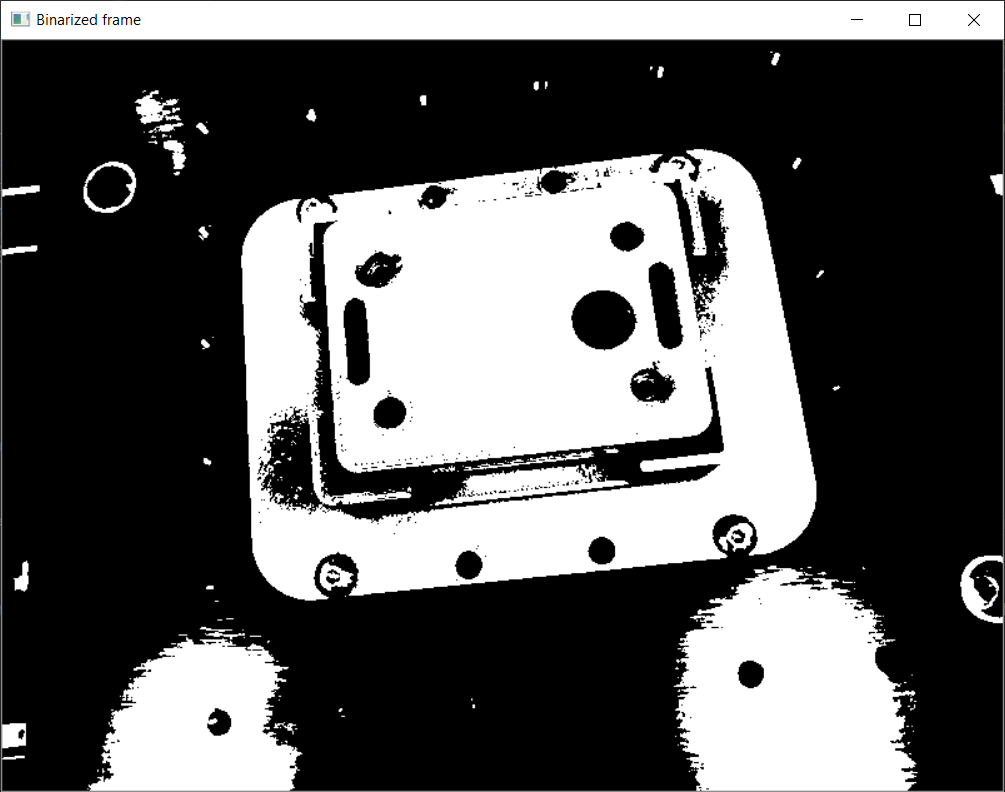
#> input picture 1_bin.png, 1005 x 792 px, given in place of video4_cut.mp4, which was not available
$ python main.py
#> lines starting #> are read from the running program, lines starting #| are printed output that depends on the picture; after the words box and inside, x2 and y2 are one past the last pixel; in counts of white or black regions, pixels touching at a corner belong together; pictures that were not available may be replaced by others from this repository, and a replacement may not be noted
### kuka_cam_simulation.py
import cv2

# This python file simulates the behaviour of the Kuka cam, "get_camera_frame" function returns a single frame of the
# input video (recorded at ICE lab)
def get_camera_frame():
    # Load camera/video information
    video_camera_source = "video4_cut.mp4"  # prerecorded video from Kuka cam or "https://192.168.1.58:8080/video"
    #video_camera_source = "video2.avi"  # prerecorded video from Kuka cam or "https://192.168.1.58:8080/video"

    #video_camera_source = "https://192.168.1.37:8080/video"

    cap = cv2.VideoCapture(video_camera_source)  # my ip camera on Android

    retval, raw_frame = cap.read()  # read the current frame
#> raw_frame is the input picture: shape (792, 1005, 3); mean B, G, R 92.1, 92.1, 92.1

    return raw_frame

### frame_transforms.py

from camera_calibration_data import *
import cv2

# Undistort the frame
def undistort_frame(raw_frame, show_undistorted_frame):
#> called with show_undistorted_frame = False
    und_raw_frame = cv2.undistort(raw_frame, cam, distCoeff)
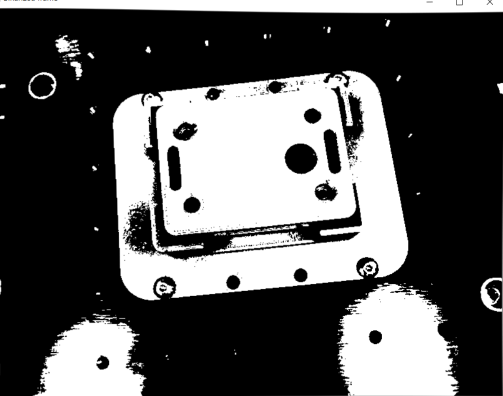
#> und_raw_frame: shape (792, 1005, 3) (shown at 1/2 size); mean B, G, R 89.2, 89.2, 89.2

    if show_undistorted_frame:
        side_by_side_frames = np.concatenate((raw_frame, und_raw_frame), axis=1)
        side_by_side_frames = cv2.resize(side_by_side_frames, None, fx=0.4, fy=0.4, interpolation=cv2.INTER_CUBIC)
        cv2.imshow("distorted vs undistorted raw_frame", side_by_side_frames)
        cv2.waitKey(0)
    return und_raw_frame

# Resize the frame
def resize_frame(raw_frame, resize_percentage):
#> called with resize_percentage = 0.5
    resized_frame = cv2.resize(raw_frame, None, fx=resize_percentage, fy=resize_percentage, interpolation=cv2.INTER_CUBIC)
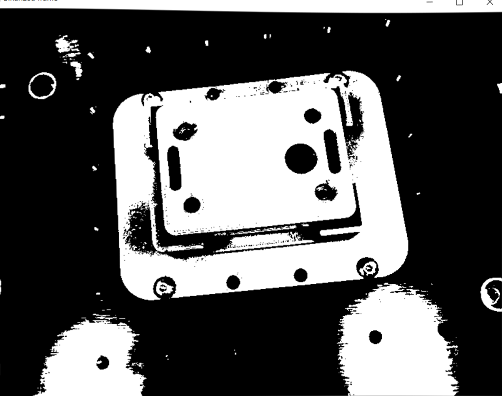
#> resized_frame: shape (396, 502, 3); mean B, G, R 89.2, 89.2, 89.2
    return resized_frame

### detect_holes.py
import cv2
import numpy as np
import random
from scipy.spatial.distance import cdist

# Initialize parameters of the SimpleBlobDetector
params = cv2.SimpleBlobDetector_Params()

# Filter by Area
params.filterByArea = True
params.minArea = 20  # 20000
params.maxArea = 3000  # 40000

# Filter by Circularity
params.filterByCircularity = False
params.minCircularity = 0.3

# Filter by Convexity
params.filterByConvexity = False
params.minConvexity = 0.01

# Filter by Inertia
params.filterByInertia = True
params.minInertiaRatio = 0.6

# Distance Between Blobs
params.minDistBetweenBlobs = 5

# Create a detector with the parameters
detector = cv2.SimpleBlobDetector_create(params)

def detect_holes(frame):
    overlay = frame.copy()

    keypoints = detector.detect(frame)
    num_detected_holes = len(keypoints)

    for k in keypoints:
        cv2.circle(overlay, (int(k.pt[0]), int(k.pt[1])), int(k.size / 2), (0, 0, 255), -1)
        cv2.line(overlay, (int(k.pt[0]) - 20, int(k.pt[1])), (int(k.pt[0]) + 20, int(k.pt[1])), (0, 0, 0), 3)
        cv2.line(overlay, (int(k.pt[0]), int(k.pt[1]) - 20), (int(k.pt[0]), int(k.pt[1]) + 20), (0, 0, 0), 3)

    opacity = 0.5
    cv2.addWeighted(overlay, opacity, frame, 1 - opacity, 0, frame)

    holes_coords = [[k.pt[0], k.pt[1]] for k in keypoints]  #list of lists containing x and y coordinates of each hole's center
    holes_radius = [[k.size / 2] for k in keypoints]

    return frame, holes_coords, holes_radius, num_detected_holes


# [128 lines left out: functions unique, filter_holes_detection, not called in this run]


# Function to retrieve the rectangular area of interest
# source: https://docs.opencv.org/3.4/da/d0c/tutorial_bounding_rects_circles.html
def find_area_of_interest(raw_frame, min_area_threshold, show_binarized_frame, show_contours, show_area_of_interest, print_areas=False):

    # 1) Binarize the image: threshold values TO BE TUNED according to the scene
#> called with min_area_threshold = 40000, show_binarized_frame = True, show_contours = True, show_area_of_interest = True, print_areas = True
    frame_bw = cv2.cvtColor(raw_frame, cv2.COLOR_BGR2GRAY)
    # ret, thresh1 = cv2.threshold(frame_bw, 160, 255, cv2.THRESH_BINARY)  #values for the ip android cam
    ret, thresh1 = cv2.threshold(frame_bw, 200, 255, cv2.THRESH_BINARY)  # values tuned for video4.avi
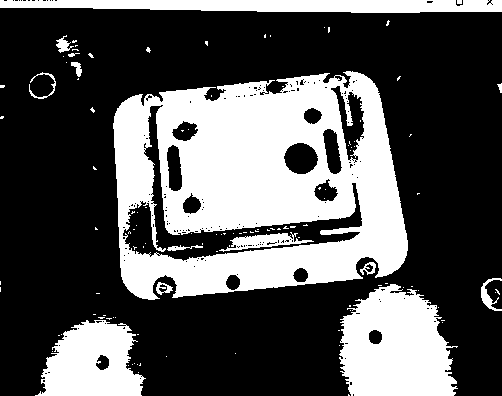
#> thresh1: shape (396, 502); 33.7% white; 116 white regions (101 under 20 px)
    # show the binarized image for tuning the above min and max thresholds
    if show_binarized_frame:
        cv2.imshow("Binarized frame", thresh1)
        cv2.waitKey(0)


    # 2) Extract contours of rectangles and draw them
    raw_frame_copy = raw_frame.copy()  #make a copy
    rect_corners, hierarchy2 = cv2.findContours(thresh1, cv2.RETR_EXTERNAL, cv2.CHAIN_APPROX_SIMPLE)
#> rect_corners = 73 contours, 63 with area under 20; largest, box (x1, y1, x2, y2) and area: (113, 71, 408, 300) 54801, (339, 284, 458, 396) 9805, (35, 320, 146, 396) 5716, (0, 0, 502, 13) 4798, (481, 278, 502, 311) 182
    cv2.drawContours(raw_frame_copy, rect_corners, -1, (0, 255, 0), 2, cv2.LINE_AA)
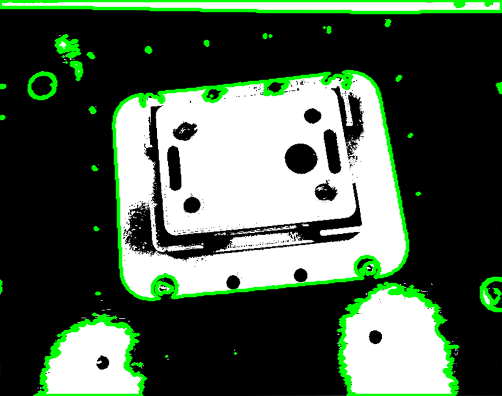
#> raw_frame_copy: shape (396, 502, 3); 9.01% of pixels changed, all inside (x1, y1, x2, y2) = (0, 0, 502, 396)
    if show_contours:
        cv2.imshow('SIMPLE Approximation contours', raw_frame_copy)


    # 3) Approximate contours to rectangles, compute the area and threshold it in order to find the area of interest
    #If all contours are needed (if not, only rectangles are considered)
    #contours, _ = cv2.findContours(thresh1, cv2.RETR_TREE, cv2.CHAIN_APPROX_SIMPLE)
    contours = rect_corners  #in my case it's sufficient to use rectangles
#> contours has the same summary as rect_corners
    contours_poly = [None]*len(contours)
#> contours_poly = 73 items
    boundRect = [None]*len(contours)
#> boundRect = 73 items
    centers = [None]*len(contours)
#> centers = 73 items
    radius = [None]*len(contours)
#> radius = 73 items
    for i, c in enumerate(contours):
        contours_poly[i] = cv2.approxPolyDP(c, 2, True)
        boundRect[i] = cv2.boundingRect(contours_poly[i])
        centers[i], radius[i] = cv2.minEnclosingCircle(contours_poly[i])
#> this loop made 73 passes
#> c on passes 1 to 8: [[348, 394], [348, 395], [349, 395]], [[138, 372]], [[128, 365]], [[137, 364]], [[132, 364]], [[140, 363], [140, 364], [139, 365], [140, 365]], [[134, 363]], [[166, 356]]
#> after the loop, boundRect = 73 items, first 6: (348, 394, 1, 1), (138, 372, 1, 1), (128, 365, 1, 1), (137, 364, 1, 1), (132, 364, 1, 1), (139, 363, 2, 3); centers = 73 pairs, first value 0 to 500, second value 1.5 to 394; contours_poly = 73 contours, 63 with area under 20; largest, box (x1, y1, x2, y2) and area: (113, 72, 408, 299) 54908, (339, 284, 458, 396) 9832, (35, 320, 146, 396) 5818, (0, 0, 502, 13) 5012, (481, 279, 502, 311) 178; radius = 73 values, max 250.6 at index 72, min 0.0001 at index 0, mean 9.2

    # Draw polygonal contour + bonding rects + circles
    outer_rectangle = []
    if print_areas:
        print("Areas of the detected rectangles >"+ str(min_area_threshold/100) +" (threshold="+ str(min_area_threshold) +"):")

    for i in range(len(contours)):
        area = cv2.contourArea(contours_poly[i])
        if print_areas and area > min_area_threshold/100:
            print(area)
        if area > min_area_threshold:  #to filter by area
            color = (random.randint(0, 256), random.randint(0, 256), random.randint(0, 256))
            cv2.drawContours(raw_frame, contours_poly, i, color)
            cv2.rectangle(raw_frame, (int(boundRect[i][0]), int(boundRect[i][1])), (int(boundRect[i][0] + boundRect[i][2]), int(boundRect[i][1] + boundRect[i][3])), color, 5)
            outer_rectangle = boundRect[i] #save the outer perimeter rectangle
#> this loop made 73 passes
#> (area, color, outer_rectangle) on pass 55: (54907.5, (197, 215, 20), (113, 72, 295, 227))
#> (printed output is left out)
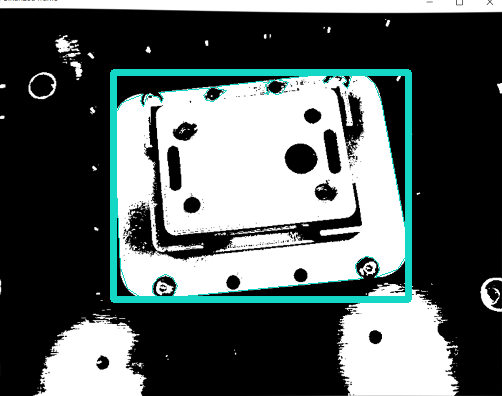
#> raw_frame: shape (396, 502, 3); 4.14% of pixels changed, all inside (x1, y1, x2, y2) = (110, 69, 412, 303)

    topLeft = (int(outer_rectangle[0]), int(outer_rectangle[1] + outer_rectangle[3]))
#> topLeft = (113, 299)
    bottomLeft = (int(outer_rectangle[0]), int(outer_rectangle[1]))
#> bottomLeft = (113, 72)
#> (the rest of the program and of its run is left out)
